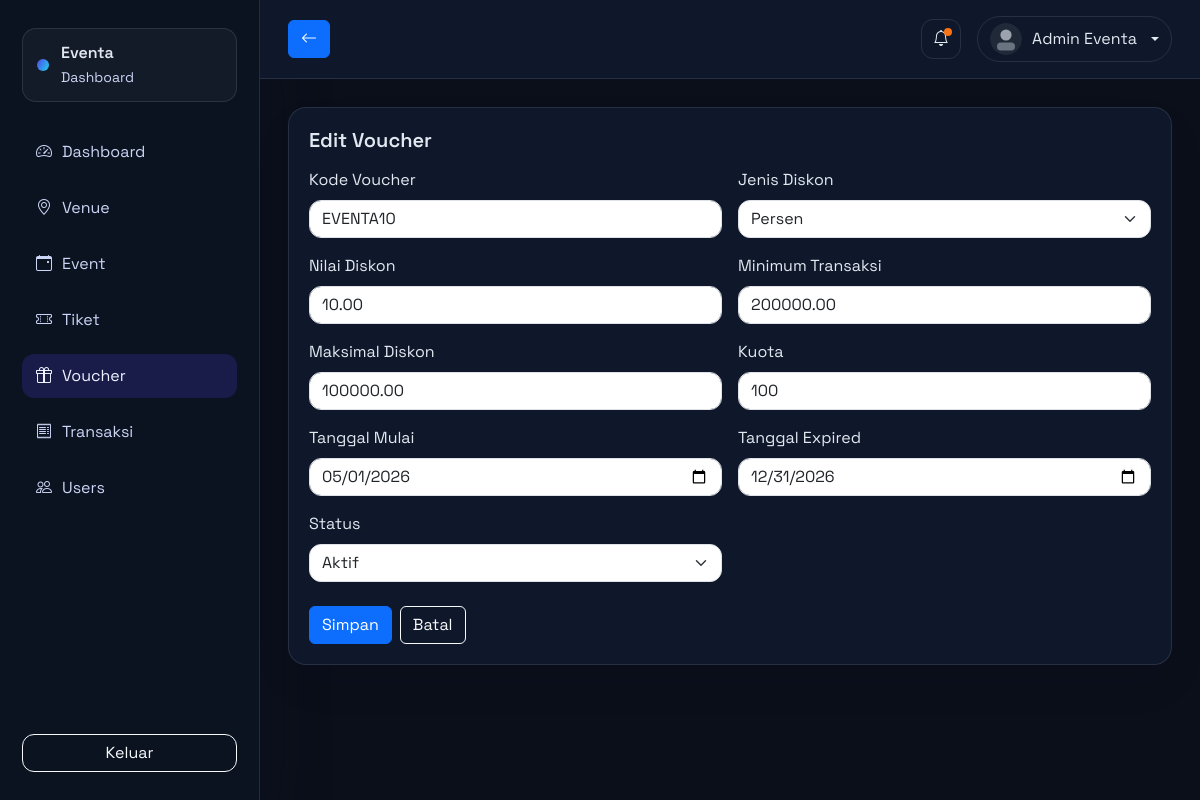
/admin/voucher_form.php?id=1 (signed in), run on the app's committed database.
### tables this page shows
CREATE TABLE voucher (
    id_voucher INT AUTO_INCREMENT PRIMARY KEY,
    kode_voucher VARCHAR(50) UNIQUE,
    jenis_diskon ENUM('persen','nominal'),
    nilai_diskon DECIMAL(12,2),
    minimum_transaksi DECIMAL(12,2),
    maksimal_diskon DECIMAL(12,2),
    tanggal_mulai DATE,
    tanggal_expired DATE,
    kuota_voucher INT DEFAULT 0,
    voucher_digunakan INT DEFAULT 0,
    status_voucher ENUM('aktif','nonaktif') DEFAULT 'aktif',
    created_at TIMESTAMP DEFAULT CURRENT_TIMESTAMP
);

### config/helpers.php (called while the page is built, shortened)
<?php
function base_url(string $path = ''): string
{
    $url = rtrim(BASE_URL, '/') . '/' . ltrim($path, '/');
    return str_replace(' ', '%20', $url);
}
function e($value): string
{
    return htmlspecialchars((string)$value, ENT_QUOTES, 'UTF-8');
}

### admin/voucher_form.php (the view, shortened to what this page needs)
<?php
require_once __DIR__ . '/../components/admin_header.php';
$id = (int)($_GET['id'] ?? 0);
$voucher = null;
if ($id > 0) {
    $stmt = $pdo->prepare("SELECT * FROM voucher WHERE id_voucher = :id");
    $stmt->execute(['id' => $id]);
    $voucher = $stmt->fetch();
}
?>
<div class="card-glass">
  <h5 class="fw-semibold mb-3"><?php echo $id > 0 ? 'Edit Voucher' : 'Tambah Voucher'; ?></h5>
  <form method="post">
    <div class="row g-3">
      <div class="col-md-6">
        <label class="form-label">Kode Voucher</label>
        <input type="text" class="form-control" name="kode_voucher" value="<?php echo e($voucher['kode_voucher'] ?? ''); ?>" required>
      </div>
      <div class="col-md-6">
        <label class="form-label">Jenis Diskon</label>
        <select class="form-select" name="jenis_diskon">
          <option value="persen" <?php echo ($voucher['jenis_diskon'] ?? '') === 'persen' ? 'selected' : ''; ?>>Persen</option>
        </select>
      </div>
      <div class="col-md-6">
        <label class="form-label">Nilai Diskon</label>
        <input type="number" step="0.01" min="0" class="form-control" name="nilai_diskon" value="<?php echo e($voucher['nilai_diskon'] ?? ''); ?>" required>
      </div>
      <div class="col-md-6">
        <label class="form-label">Minimum Transaksi</label>
        <input type="number" step="0.01" min="0" class="form-control" name="minimum_transaksi" value="<?php echo e($voucher['minimum_transaksi'] ?? ''); ?>">
      </div>
      <div class="col-md-6">
        <label class="form-label">Maksimal Diskon</label>
        <input type="number" step="0.01" min="0" class="form-control" name="maksimal_diskon" value="<?php echo e($voucher['maksimal_diskon'] ?? ''); ?>">
      </div>
      <div class="col-md-6">
        <label class="form-label">Kuota</label>
        <input type="number" class="form-control" name="kuota_voucher" value="<?php echo e($voucher['kuota_voucher'] ?? ''); ?>">
      </div>
      <div class="col-md-6">
        <label class="form-label">Tanggal Mulai</label>
        <input type="date" class="form-control" name="tanggal_mulai" value="<?php echo e($voucher['tanggal_mulai'] ?? ''); ?>">
      </div>
      <div class="col-md-6">
        <label class="form-label">Tanggal Expired</label>
        <input type="date" class="form-control" name="tanggal_expired" value="<?php echo e($voucher['tanggal_expired'] ?? ''); ?>">
      </div>
      <div class="col-md-6">
        <label class="form-label">Status</label>
        <select class="form-select" name="status_voucher">
          <option value="aktif" <?php echo ($voucher['status_voucher'] ?? '') === 'aktif' ? 'selected' : ''; ?>>Aktif</option>
        </select>
      </div>
    </div>
    <div class="mt-4 d-flex gap-2">
      <button class="btn btn-primary" type="submit">Simpan</button>
      <a class="btn btn-outline-light" href="<?php echo base_url('admin/vouchers.php'); ?>">Batal</a>
    </div>
  </form>
</div>
<?php require_once __DIR__ . '/../components/admin_footer.php'; ?>

### assets/css/dashboard.css (style rules this page uses)
:root { --dash-bg: #0b0f1a; --dash-card: #101827; --dash-border: rgba(148, 163, 184, 0.18); --dash-text: #e2e8f0; --dash-muted: #94a3b8; --dash-primary: #4f46e5; --dash-accent: #22d3ee; }
.dashboard-body { font-family: "Space Grotesk", "Sora", system-ui, sans-serif; background: #f5f7fb; color: #1f2937; }
.dashboard-body.admin-theme { background: var(--dash-bg); color: var(--dash-text); }
.card-glass { background: white; border: 1px solid var(--dash-border); border-radius: 18px; padding: 20px; box-shadow: 0 20px 40px rgba(15, 23, 42, 0.06); }
.dashboard-body.admin-theme .card-glass { background: #0f172a; color: var(--dash-text); }
.form-control, .form-select { border-radius: 12px; }

### data on the page
voucher: kode_voucher "EVENTA10", jenis_diskon "Persen", nilai_diskon "10.00", minimum_transaksi "200000.00", maksimal_diskon "100000.00", kuota_voucher "100", tanggal_mulai "05/01/2026", tanggal_expired "12/31/2026", status_voucher "Aktif"

### other printed values
$user['nama'] "Admin Eventa"
